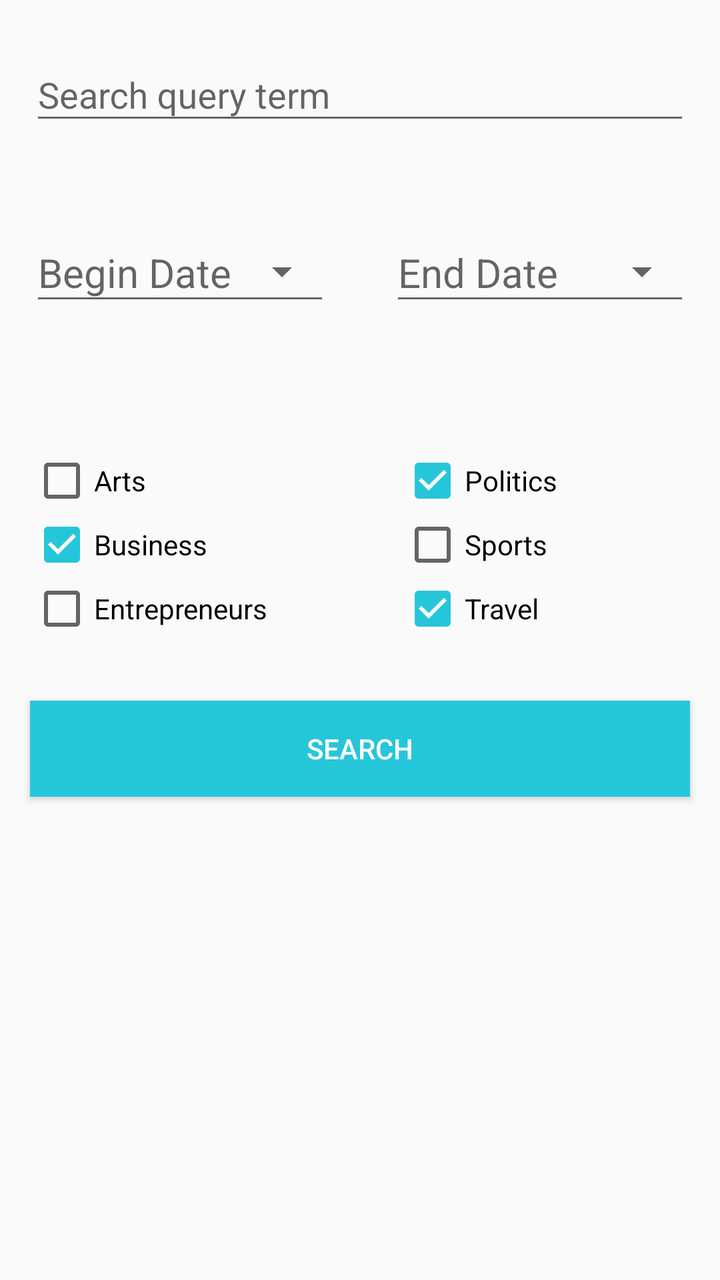
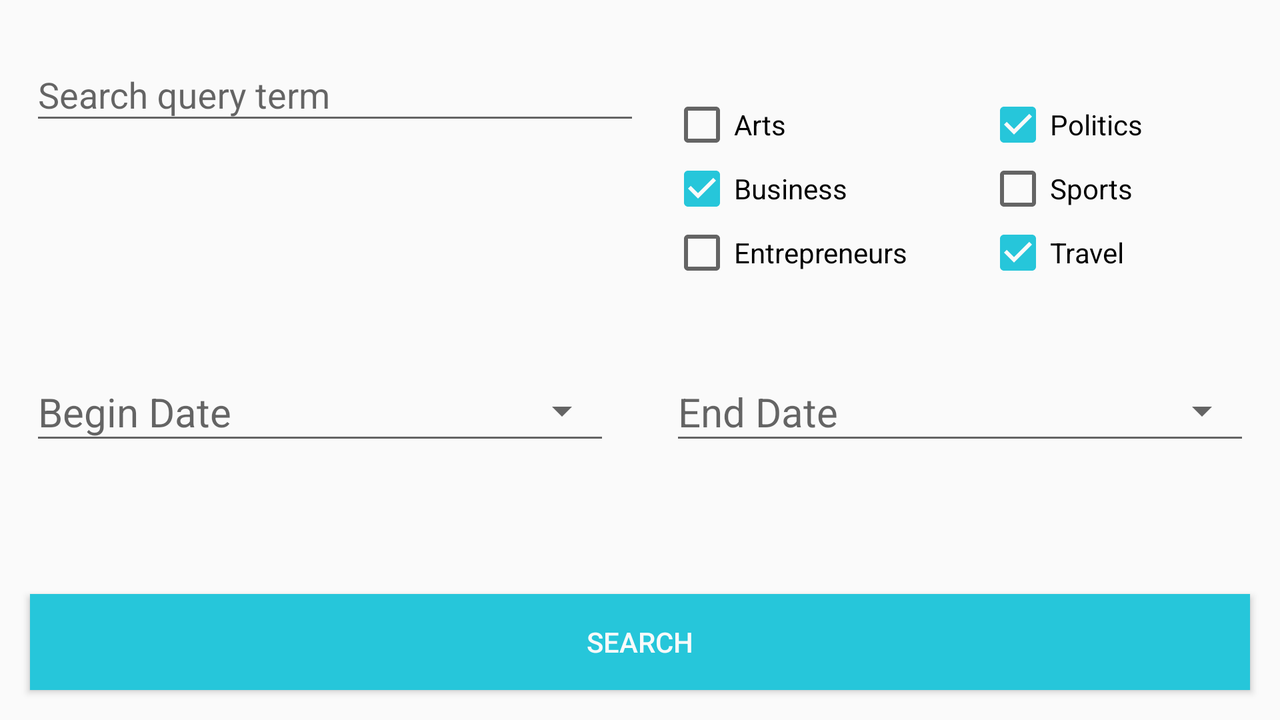

First picture: res/layout/ on a phone held upright. Second picture: the repository's own variant of that layout, on a device whose configuration matches the variant's folder. Source for both follows.
<!-- AndroidManifest.xml: application theme AppTheme -->
<!-- res/layout/fragment_search.xml -->
<android.support.design.widget.CoordinatorLayout
    android:id="@+id/search_view_root_view"
    xmlns:android="http://schemas.android.com/apk/res/android"
    android:layout_height="match_parent"
    android:layout_width="match_parent">
<android.support.constraint.ConstraintLayout
    xmlns:tools="http://schemas.android.com/tools"
    xmlns:app="http://schemas.android.com/apk/res-auto"
    xmlns:android="http://schemas.android.com/apk/res/android"
    android:layout_width="match_parent"
    android:layout_height="match_parent"
    android:layout_marginTop="@dimen/small_margin"

    tools:context="com.galou.mynews.searchNotification.SearchView">

    <LinearLayout
        android:layout_width="match_parent"
        android:layout_height="wrap_content"
        android:orientation="horizontal"
        android:id="@+id/query_layout"
        app:layout_constraintTop_toTopOf="parent">

    <include
        layout="@layout/search_query_term"/>
    </LinearLayout>


    <LinearLayout
        android:id="@+id/layout_date"
        android:layout_width="match_parent"
        android:layout_height="wrap_content"
        android:orientation="horizontal"
        app:layout_constraintTop_toBottomOf="@id/query_layout">

            <android.support.design.widget.TextInputLayout
                android:id="@+id/begin_date_input_layout"
                android:layout_height="wrap_content"
                android:layout_width="0dp"
                android:layout_weight="1"
                app:errorEnabled="true"
                android:layout_margin="@dimen/small_margin">

                <EditText
                    android:id="@+id/search_fragment_start_begin_date"
                    style="@style/Widget.AppCompat.Spinner.Underlined"
                    android:layout_width="match_parent"
                    android:layout_height="match_parent"
                    android:inputType="date"
                    android:hint="@string/begin_date"
                    android:textSize="@dimen/text_date_size"/>
            </android.support.design.widget.TextInputLayout>


            <android.support.design.widget.TextInputLayout
                android:id="@+id/end_date_input_layout"
                android:layout_height="wrap_content"
                android:layout_width="0dp"
                android:layout_weight="1"
                app:errorEnabled="true"
                android:layout_margin="@dimen/small_margin">

                <EditText
                    android:id="@+id/search_fragment_search_end_date"
                    style="@style/Widget.AppCompat.Spinner.Underlined"
                    android:layout_width="match_parent"
                    android:layout_height="match_parent"
                    android:inputType="date"
                    android:hint="@string/end_date"
                    android:textSize="@dimen/text_date_size" />
            </android.support.design.widget.TextInputLayout>





    </LinearLayout>

    <LinearLayout
        android:layout_width="match_parent"
        android:layout_height="wrap_content"
        android:orientation="horizontal"
        android:id="@+id/section_layout"
        app:layout_constraintTop_toBottomOf="@id/layout_date">

   <include
       layout="@layout/search_items_check_boxes"
       android:layout_height="wrap_content"
       android:layout_width="match_parent"/>
    </LinearLayout>

    <Button
        android:id="@+id/search_fragment_search_button"
        android:layout_width="match_parent"
        android:layout_height="wrap_content"
        android:text="@string/search_button"
        android:background="@color/colorPrimary"
        android:textColor="@color/textPrimaryColor"
        android:layout_margin="@dimen/small_margin"
        app:layout_constraintTop_toBottomOf="@id/section_layout"
        android:transitionName="@string/animation_search_to_result_zoom"/>


</android.support.constraint.ConstraintLayout>

</android.support.design.widget.CoordinatorLayout>
<!-- res/layout/search_query_term.xml (included above) -->
<?xml version="1.0" encoding="utf-8"?>
<android.support.design.widget.TextInputLayout
    xmlns:android="http://schemas.android.com/apk/res/android"
    android:id="@+id/query_term_input_layout"
    android:layout_height="wrap_content"
    android:layout_width="match_parent"
    xmlns:app="http://schemas.android.com/apk/res-auto"
    app:errorEnabled="true"
    android:layout_marginLeft="@dimen/small_margin"
    android:layout_marginRight="@dimen/small_margin">

    <EditText

        android:id="@+id/query_term"
        android:layout_width="match_parent"
        android:layout_height="wrap_content"
        android:fadeScrollbars="true"
        android:hint="@string/search_query_term"
        android:inputType="text" />
</android.support.design.widget.TextInputLayout>
<!-- res/layout/search_items_check_boxes.xml (included above) -->
<?xml version="1.0" encoding="utf-8"?>
<android.support.design.widget.TextInputLayout
    xmlns:android="http://schemas.android.com/apk/res/android"
    android:id="@+id/query_sections_input_layout"
    android:layout_height="wrap_content"
    android:layout_width="match_parent"
    xmlns:app="http://schemas.android.com/apk/res-auto"
    app:errorEnabled="true">
    <GridLayout
        xmlns:android="http://schemas.android.com/apk/res/android"
        android:id="@+id/search_items_check_boxes"
        android:layout_width="match_parent"
        android:layout_height="wrap_content"
        android:columnCount="2"
        android:rowCount="3"
        android:layout_margin="@dimen/small_margin">
        <CheckBox
            android:id="@+id/search_item_art"
            android:layout_width="wrap_content"
            android:layout_height="wrap_content"
            android:text="@string/search_item_arts"
            android:layout_row="0"
            android:layout_column="0"
            android:layout_columnWeight="1"/>
        <CheckBox
            android:id="@+id/search_item_business"
            android:layout_width="wrap_content"
            android:layout_height="wrap_content"
            android:layout_row="1"
            android:layout_column="0"
            android:text="@string/search_item_business"
            android:checked="true"
            android:layout_columnWeight="1"/>
        <CheckBox
            android:id="@+id/search_item_entrepreneurs"
            android:layout_width="wrap_content"
            android:layout_height="wrap_content"
            android:layout_row="2"
            android:layout_column="0"
            android:text="@string/search_item_entrepreneurs"
            android:layout_columnWeight="1"/>
        <CheckBox
            android:id="@+id/search_item_politics"
            android:layout_width="wrap_content"
            android:layout_height="wrap_content"
            android:layout_row="0"
            android:layout_column="1"
            android:text="@string/search_item_politics"
            android:checked="true"
            android:layout_columnWeight="1"/>
        <CheckBox
            android:id="@+id/search_item_sport"
            android:layout_width="wrap_content"
            android:layout_height="wrap_content"
            android:layout_row="1"
            android:layout_column="1"
            android:text="@string/search_item_sports"
            android:layout_columnWeight="1"/>
        <CheckBox
            android:id="@+id/search_item_travel"
            android:layout_width="wrap_content"
            android:layout_height="wrap_content"
            android:layout_row="2"
            android:layout_column="1"
            android:text="@string/search_item_travel"
            android:checked="true"
            android:layout_columnWeight="1"/>


    </GridLayout>
</android.support.design.widget.TextInputLayout>
<!-- resources referenced by this layout -->
<resources>
  <color name="colorPrimary">#26c6da</color>
  <color name="textPrimaryColor">#fafafa</color>
  <dimen name="small_margin">15dip</dimen>
  <dimen name="text_date_size">20sp</dimen>
  <string name="animation_search_to_result_zoom" translatable="false">AnimationSearchToResult</string>
  <string name="begin_date">Begin Date</string>
  <string name="end_date">End Date</string>
  <string name="search_button">SEARCH</string>
  <string name="search_item_arts">Arts</string>
  <string name="search_item_business">Business</string>
  <string name="search_item_entrepreneurs">Entrepreneurs</string>
  <string name="search_item_politics">Politics</string>
  <string name="search_item_sports">Sports</string>
  <string name="search_item_travel">Travel</string>
  <string name="search_query_term">Search query term</string>
  <style name="AppTheme" parent="Theme.AppCompat.Light.NoActionBar">
          
          <item name="colorPrimary">@color/colorPrimary</item>
          <item name="colorPrimaryDark">@color/colorPrimaryDark</item>
          <item name="colorAccent">@color/colorAccent</item>
      </style>
  <color name="colorPrimaryDark">#0095a8</color>
  <color name="colorAccent">#26c6da</color>
</resources>
<!-- res/layout-land/fragment_search.xml (the repository's variant of the layout above) -->
<!-- drawn on the phone turned sideways -->
<android.support.design.widget.CoordinatorLayout
    android:id="@+id/search_view_root_view"
    xmlns:android="http://schemas.android.com/apk/res/android"
    android:layout_height="match_parent"
    android:layout_width="match_parent">

    <android.support.constraint.ConstraintLayout
        xmlns:tools="http://schemas.android.com/tools"
        xmlns:app="http://schemas.android.com/apk/res-auto"
        xmlns:android="http://schemas.android.com/apk/res/android"
        android:layout_width="match_parent"
        android:layout_height="match_parent"
        android:layout_marginTop="@dimen/small_margin"
        tools:context="com.galou.mynews.searchNotification.SearchView">

        <LinearLayout
            android:id="@+id/layout_query"
            android:layout_width="match_parent"
            android:layout_height="wrap_content"
            android:orientation="horizontal"
            app:layout_constraintTop_toTopOf="parent"
            android:layout_marginRight="@dimen/small_margin"
            android:layout_marginLeft="@dimen/small_margin">


            <include
                layout="@layout/search_query_term"
                android:layout_width="match_parent"
                android:layout_height="wrap_content"
                android:layout_weight="1"/>

            <include
                layout="@layout/search_items_check_boxes"
                android:layout_width="match_parent"
                android:layout_height="wrap_content"
                android:layout_weight="1"/>
    </LinearLayout>

        <LinearLayout
            android:id="@+id/layout_date"
            android:layout_width="match_parent"
            android:layout_height="wrap_content"
            android:orientation="horizontal"
            app:layout_constraintTop_toBottomOf="@id/layout_query">

                <android.support.design.widget.TextInputLayout
                    android:id="@+id/begin_date_input_layout"
                    android:layout_height="wrap_content"
                    android:layout_width="0dp"
                    android:layout_weight="1"
                    app:errorEnabled="true"
                    android:layout_margin="@dimen/small_margin">

                    <EditText
                        android:id="@+id/search_fragment_start_begin_date"
                        style="@style/Widget.AppCompat.Spinner.Underlined"
                        android:layout_width="match_parent"
                        android:layout_height="match_parent"
                        android:inputType="date"
                        android:hint="@string/begin_date"
                        android:textSize="@dimen/text_date_size"/>
                </android.support.design.widget.TextInputLayout>


                <android.support.design.widget.TextInputLayout
                    android:id="@+id/end_date_input_layout"
                    android:layout_height="wrap_content"
                    android:layout_width="0dp"
                    android:layout_weight="1"
                    app:errorEnabled="true"
                    android:layout_margin="@dimen/small_margin">

                    <EditText
                        android:id="@+id/search_fragment_search_end_date"
                        style="@style/Widget.AppCompat.Spinner.Underlined"
                        android:layout_width="match_parent"
                        android:layout_height="match_parent"
                        android:inputType="date"
                        android:hint="@string/end_date"
                        android:textSize="@dimen/text_date_size" />
                </android.support.design.widget.TextInputLayout>





        </LinearLayout>



        <Button
            android:id="@+id/search_fragment_search_button"
            android:layout_width="match_parent"
            android:layout_height="wrap_content"
            android:text="@string/search_button"
            android:background="@color/colorPrimary"
            android:textColor="@color/textPrimaryColor"
            android:layout_margin="@dimen/small_margin"
            app:layout_constraintBottom_toBottomOf="parent"
            android:transitionName="@string/animation_search_to_result_zoom"/>


    </android.support.constraint.ConstraintLayout>

</android.support.design.widget.CoordinatorLayout>
